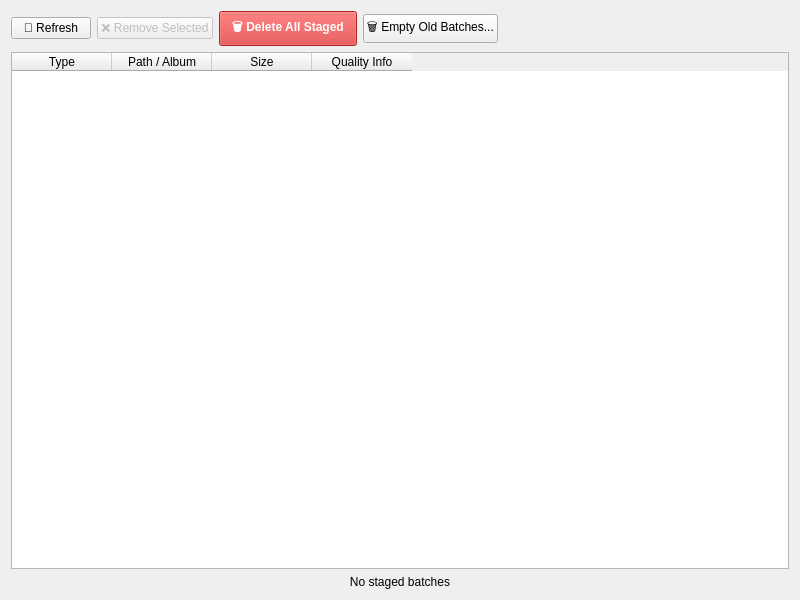
<?xml version="1.0" encoding="UTF-8"?>
<ui version="4.0">
 <class>StagingWidget</class>
 <widget class="QWidget" name="StagingWidget">
  <property name="geometry">
   <rect>
    <x>0</x>
    <y>0</y>
    <width>800</width>
    <height>600</height>
   </rect>
  </property>
  <property name="windowTitle">
   <string>Staging Management</string>
  </property>
  <layout class="QVBoxLayout" name="verticalLayout">
   <item>
    <layout class="QHBoxLayout" name="toolbarLayout">
     <item>
      <widget class="QPushButton" name="refreshButton">
       <property name="text">
        <string>🔄 Refresh</string>
       </property>
       <property name="toolTip">
        <string>Refresh the list of staged batches</string>
       </property>
      </widget>
     </item>
     <item>
      <widget class="QPushButton" name="removeButton">
       <property name="text">
        <string>❌ Remove Selected</string>
       </property>
       <property name="enabled">
        <bool>false</bool>
       </property>
       <property name="toolTip">
        <string>Remove selected items from staging queue</string>
       </property>
      </widget>
     </item>
     <item>
      <widget class="QPushButton" name="deleteAllButton">
       <property name="text">
        <string>🗑️ Delete All Staged</string>
       </property>
       <property name="enabled">
        <bool>false</bool>
       </property>
       <property name="toolTip">
        <string>Permanently delete all staged batches</string>
       </property>
       <property name="styleSheet">
        <string notr="true">background-color: #d32f2f; color: white; font-weight: bold; padding: 6px 12px;</string>
       </property>
      </widget>
     </item>
     <item>
      <widget class="QPushButton" name="emptyButton">
       <property name="text">
        <string>🗑️ Empty Old Batches...</string>
       </property>
       <property name="toolTip">
        <string>Permanently delete old batches with retention policies</string>
       </property>
      </widget>
     </item>
     <item>
      <spacer name="horizontalSpacer">
       <property name="orientation">
        <enum>Qt::Horizontal</enum>
       </property>
       <property name="sizeHint" stdset="0">
        <size>
         <width>40</width>
         <height>20</height>
        </size>
       </property>
      </spacer>
     </item>
    </layout>
   </item>
   <item>
    <widget class="QTableWidget" name="batchTable">
     <property name="editTriggers">
      <set>QAbstractItemView::NoEditTriggers</set>
     </property>
     <property name="selectionMode">
      <enum>QAbstractItemView::MultiSelection</enum>
     </property>
     <property name="selectionBehavior">
      <enum>QAbstractItemView::SelectRows</enum>
     </property>
     <property name="sortingEnabled">
      <bool>true</bool>
     </property>
     <column>
      <property name="text">
       <string>Type</string>
      </property>
     </column>
     <column>
      <property name="text">
       <string>Path / Album</string>
      </property>
     </column>
     <column>
      <property name="text">
       <string>Size</string>
      </property>
     </column>
     <column>
      <property name="text">
       <string>Quality Info</string>
      </property>
     </column>
    </widget>
   </item>
   <item>
    <widget class="QLabel" name="summaryLabel">
     <property name="text">
      <string>No staged batches</string>
     </property>
     <property name="alignment">
      <set>Qt::AlignCenter</set>
     </property>
    </widget>
   </item>
  </layout>
 </widget>
 <resources/>
 <connections/>
</ui>
